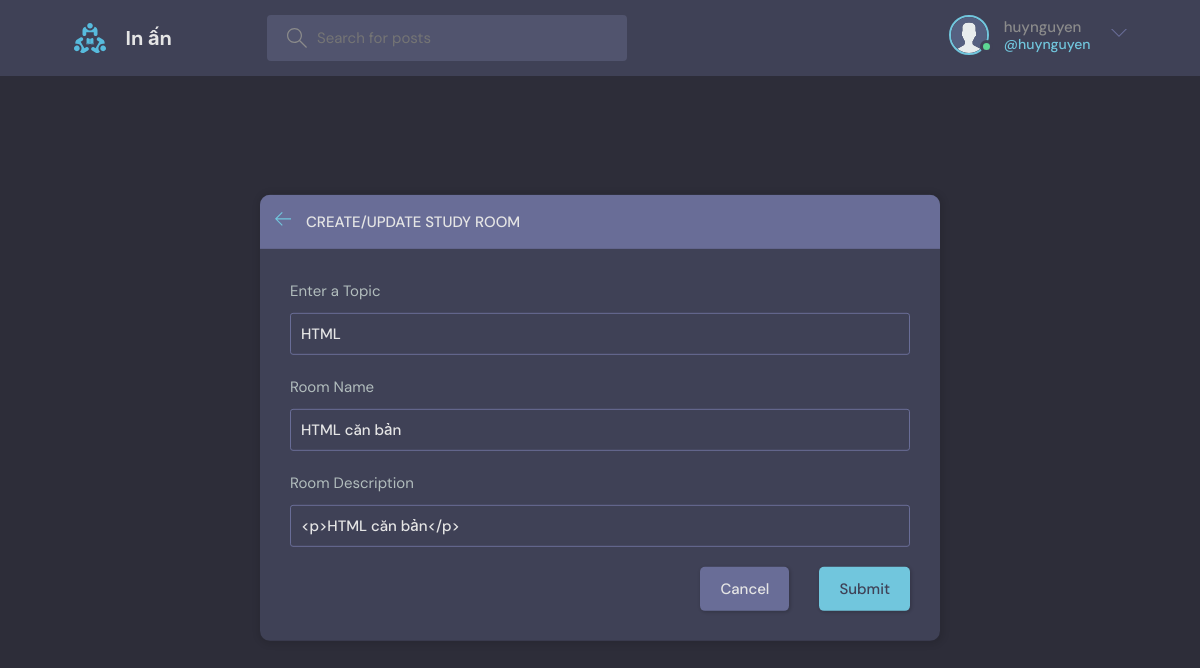
The app's page /update-room/1/ (signed in) with its own data.
### base/models.py (models this page shows, shortened)
class User(AbstractUser):
    name = models.CharField(max_length=200, null=True)
    email = models.EmailField(unique=True, null=True)
    bio = models.TextField(null=True)
    avatar = models.ImageField(null=True, default="avatar.svg")
    USERNAME_FIELD = 'email'
    REQUIRED_FIELDS = []

class Room(models.Model):
    host = models.ForeignKey(User, on_delete=models.SET_NULL, null=True)
    topic = models.ForeignKey(Topic, on_delete=models.SET_NULL, null=True)
    name = models.CharField(max_length=200)
    description = HTMLField(null=True, blank=True)
    participants = models.ManyToManyField(
        User, related_name='participants', blank=True)
    updated = models.DateTimeField(auto_now=True)
    created = models.DateTimeField(auto_now_add=True)
    class Meta:
        ordering = ['-updated', '-created']

class Topic(models.Model):
    name = models.CharField(max_length=200)

### base/views.py (the view, shortened to what this page needs)
# urls.py: path('update-room/<str:pk>/', views.updateRoom, name="update-room"),
@login_required(login_url='login')
def updateRoom(request, pk):
    room = Room.objects.get(id=pk)
    form = RoomForm(instance=room)
    topics = Topic.objects.all()
    if request.user != room.host:
        return HttpResponse('Your are not allowed here!!')
    context = {'form': form, 'topics': topics, 'room': room}
    return render(request, 'base/room_form.html', context)

### base/forms.py
class RoomForm(ModelForm):
    description = forms.CharField(widget=TinyMCE(attrs={'cols': 80, 'rows': 30}))
    class Meta:
        model = Room
        fields = '__all__'
        exclude = ['host', 'participants']

### base/templates/base/room_form.html (shortened to what this page needs)
{% extends 'main.html' %}
{% block content %}
<main class="create-room layout">
  <div class="container">
    <div class="layout__box">
      <div class="layout__boxHeader">
        <div class="layout__boxTitle">
          <a href="{{request.META.HTTP_REFERER}}">
            <svg version="1.1" xmlns="http://www.w3.org/2000/svg" width="32" height="32" viewBox="0 0 32 32">
              <title>arrow-left</title>
              <path
                d="M13.723 2.286l-13.723 13.714 13.719 13.714 1.616-1.611-10.96-10.96h27.625v-2.286h-27.625l10.965-10.965-1.616-1.607z">
              </path>
            </svg>
          </a>
          <h3>Create/Update Study Room</h3>
        </div>
      </div>
      <div class="layout__body">
        <form class="form" action="" method="POST">
          <div class="form__group">
            <label for="room_topic">Enter a Topic</label>
            <input required type="text" value="{{room.topic.name}}" name="topic" list="topic-list" />
          </div>
          <div class="form__group">
            <label for="room_name">Room Name</label>
            {{form.name}}
          </div>
          <div class="form__group">
            <label for="room_description">Room Description</label>
            {{form.description}}
          </div>
          <div class="form__action">
            <a class="btn btn--dark" href="{{request.META.HTTP_REFERER}}">Cancel</a>
            <button class="btn btn--main" type="submit">Submit</button>
          </div>
        </form>
      </div>
    </div>
  </div>
</main>
{% endblock content %}

### templates/navbar.html (shortened to what this page needs)
{% load static %}
<header class="header header--loggedIn">
    <div class="container">
        <a href="{% url 'home' %}" class="header__logo">
            <img src="{% static 'images/logo.svg' %}" />
            <h1>In ấn</h1>
        </a>
        <form class="header__search" method="GET" action="{% url 'home' %}">
            <label>
                <input name="q" placeholder="Search for posts" />
            </label>
        </form>
        <nav class="header__menu">
            {% if request.user.is_authenticated %}
            <div class="header__user">
                <a href="{% url 'update-user' %}">
                    <div class="avatar avatar--medium active">
                        <img src="{{request.user.avatar.url}}" />
                    </div>
                    <p>{{request.user.username}} <span>@{{request.user.username}}</span></p>
                </a>
                <button class="dropdown-button">
                    <svg version="1.1" xmlns="http://www.w3.org/2000/svg" width="32" height="32" viewBox="0 0 32 32">
                        <title>chevron-down</title>
                        <path d="M16 21l-13-13h-3l16 16 16-16h-3l-13 13z"></path>
                    </svg>
                </button>
            </div>
            {% else %}
            <a href="{% url 'login' %}">
                <img src="{% static 'images/avatar.svg' %}" />
                <p>Login</p>
            </a>
            {% endif %}
        </nav>
    </div>
</header>

### records on screen
User: user.avatar (placeholder picture), user.username "huynguyen"
Room: topic "HTML", name "HTML căn bản", description "<p>HTML căn bản</p>"
